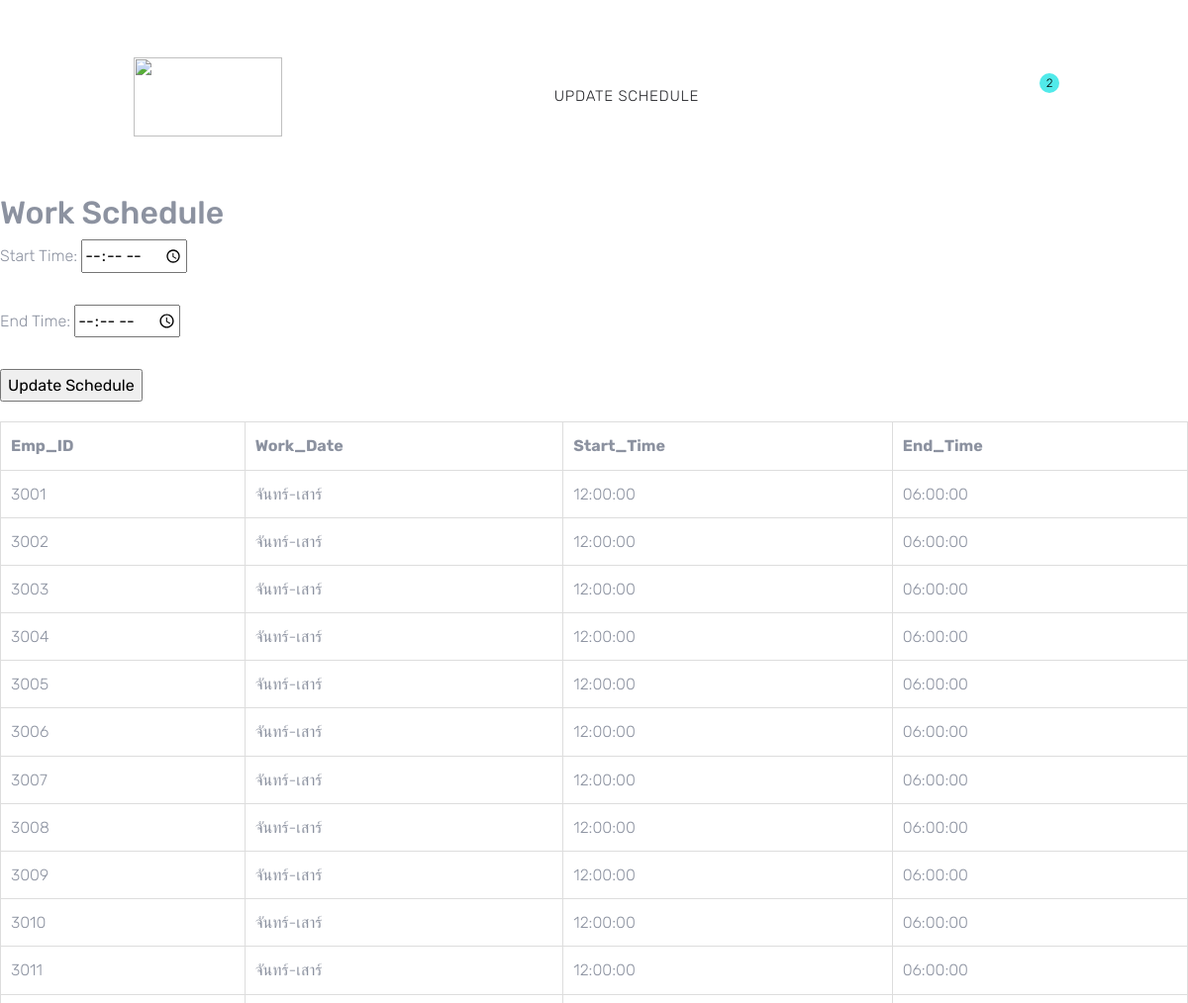
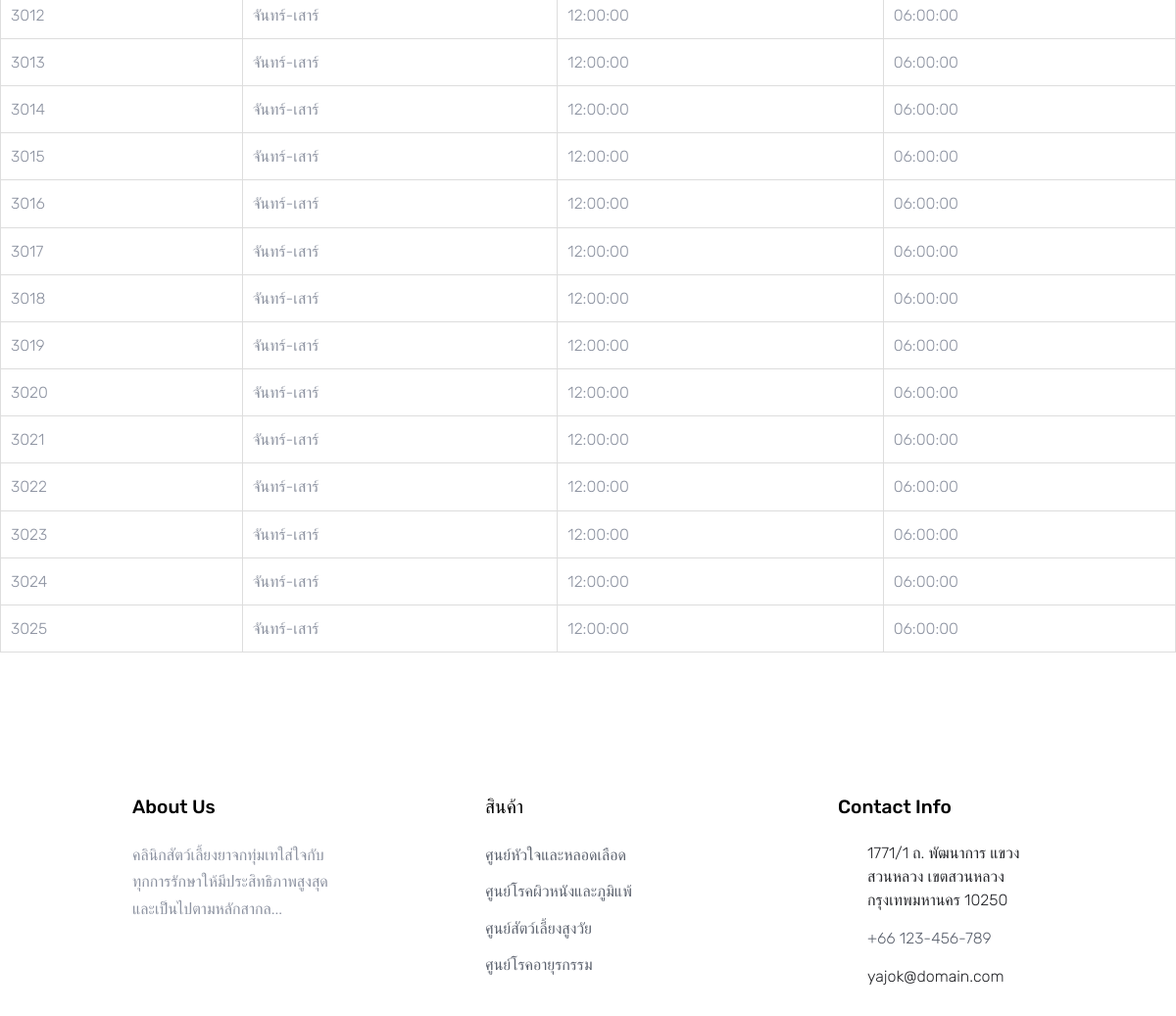
Screenshot of /code/schedule.php with the database file from the repository (2 pictures, top to bottom).
### tables this page shows
CREATE TABLE `work_schedule` (
  `Work_ID` int(11) NOT NULL,
  `Emp_ID` int(11) DEFAULT NULL,
  `Work_Date` varchar(255) DEFAULT NULL,
  `Start_Time` time DEFAULT NULL,
  `End_Time` time DEFAULT NULL
);

### code/schedule.php (the view, shortened to what this page needs)
<?php
$conn = new mysqli('localhost', 'root', '', 'clinics');
$sql = "SELECT Work_ID, Emp_ID, Work_Date, Start_Time, End_Time FROM Work_Schedule";
$result = $conn->query($sql);
?>
<!DOCTYPE html>
<html lang="en">
<head>
  <link rel="stylesheet" href="fonts/icomoon/style.css">
  <link rel="stylesheet" href="css/bootstrap.min.css">
  <link rel="stylesheet" href="css/magnific-popup.css">
  <link rel="stylesheet" href="css/jquery-ui.css">
  <link rel="stylesheet" href="css/owl.carousel.min.css">
  <link rel="stylesheet" href="css/owl.theme.default.min.css">
  <link rel="stylesheet" href="css/aos.css">
  <link rel="stylesheet" href="css/style.css">
</head>
<body>
  <div class="site-wrap">
    <div class="site-navbar py-2">
      <div class="container">
        <div class="d-flex align-items-center justify-content-between">
          <div class="logo">
            <div class="site-logo">
              <a href="home.php" class="js-logo-clone"><img src="./images/YAJOK.png" style="width:150px;height:80px;"></a>
            </div>
          </div>
          <div class="main-nav d-none d-lg-block">
            <nav class="site-navigation text-right text-md-center" role="navigation">
              <ul class="site-menu js-clone-nav d-none d-lg-block">
                <li><a href="#">Update Schedule</a></li>
              </ul>
            </nav>
          </div>
          <div class="icons">
            <a href="#" class="icons-btn d-inline-block js-search-open"><span class="icon-search"></span></a>
            <a href="cart.html" class="icons-btn d-inline-block bag">
              <span class="icon-shopping-bag"></span>
              <span class="number">2</span>
            </a>
          </div>
        </div>
      </div>
    </div>
      <h2>Work Schedule</h2>
      <form action="" method="post">
          <label for="start_time">Start Time:</label>
          <input type="time" id="start_time" name="start_time" required><br><br>
          <label for="end_time">End Time:</label>
          <input type="time" id="end_time" name="end_time" required><br><br>
          <input type="submit" value="Update Schedule">
      </form>
      <?php
      if ($result->num_rows > 0) {
          echo "<table border='1'>
                  <tr>
                      <th>Emp_ID</th>
                      <th>Work_Date</th>
                      <th>Start_Time</th>
                      <th>End_Time</th>
                  </tr>";
          while ($row = $result->fetch_assoc()) {
              echo "<tr>
                      <td>" . $row['Emp_ID'] . "</td>
                      <td>" . $row['Work_Date'] . "</td>
                      <td>" . $row['Start_Time'] . "</td>
                      <td>" . $row['End_Time'] . "</td>
                    </tr>";
          }
          echo "</table>";
      } else {
          echo "<p>No records found</p>";
      }
      ?>
    <footer class="site-footer">
      <div class="container">
        <div class="row">
          <div class="col-md-6 col-lg-3 mb-4 mb-lg-0">
            <div class="block-7">
              <h3 class="footer-heading mb-4">About Us</h3>
              <p>คลินิกสัตว์เลี้ยงยาจกทุ่มเทใส่ใจกับทุกการรักษาให้มีประสิทธิภาพสูงสุด และเป็นไปตามหลักสากล...</p>
            </div>
          </div>
          <div class="col-lg-3 mx-auto mb-5 mb-lg-0">
            <h3 class="footer-heading mb-4">สินค้า</h3>
            <ul class="list-unstyled">
              <li><a href="#">ศูนย์หัวใจและหลอดเลือด</a></li>
              <li><a href="#">ศูนย์โรคผิวหนังและภูมิแพ้</a></li>
              <li><a href="#">ศูนย์สัตว์เลี้ยงสูงวัย</a></li>
              <li><a href="#">ศูนย์โรคอายุรกรรม</a></li>
            </ul>
          </div>
          <div class="col-md-6 col-lg-3">
            <div class="block-5 mb-5">
              <h3 class="footer-heading mb-4">Contact Info</h3>
              <ul class="list-unstyled">
                <li class="address">1771/1 ถ. พัฒนาการ แขวงสวนหลวง เขตสวนหลวง กรุงเทพมหานคร 10250</li>
                <li class="phone"><a href="tel://23923929210">+66 123-456-789</a></li>
                <li class="email">yajok@domain.com</li>
              </ul>
            </div>
          </div>
        </div>
      </div>
    </footer>
  </div>
</body>
</html>

### code/css/style.css (style rules this page uses)
body { line-height: 1.7; color: #8c92a0; font-weight: 300; font-size: 16px; }
.container { width: 80%; margin: 50px auto; }
table { width: 100%; border-collapse: collapse; margin-top: 20px; }
th, td { padding: 10px; border: 1px solid #ddd; text-align: left; }
a { -webkit-transition: .3s all ease; -o-transition: .3s all ease; transition: .3s all ease; }
.site-wrap:before { -webkit-transition: .3s all ease-in-out; -o-transition: .3s all ease-in-out; transition: .3s all ease-in-out; background: rgba(0, 0, 0, 0.6); content: ""; position: absolute; z-index: 2000; top: 0; left: 0; right: 0; bottom: 0; opacity: 0; visibility: hidden; }
.site-footer { padding: 6em 0; }
.site-footer ul li { margin-bottom: 10px; }
.site-footer ul li a { color: #5c626e; }
.site-footer .footer-heading { font-size: 1.2rem; color: #000; margin-bottom: 1rem; }
.site-logo a { text-transform: uppercase; letter-spacing: .2em; font-size: 22px; color: #000 !important; font-weight: 900; }
.icons-btn { display: inline-block; text-align: center; }
.icons-btn span { display: block; height: 40px; width: 40px; line-height: 40px; }
.site-navbar { margin-bottom: 0px; z-index: 1999; position: relative; top: 0; width: 100%; background: #fff; }
.site-navbar a { color: #000; }
.site-navbar .site-navigation .site-menu { margin-left: 0; padding-left: 0; margin-bottom: 0; }
.site-navbar .site-navigation .site-menu a { text-decoration: none !important; font-size: 15px; display: inline-block; }
.site-navbar .site-navigation .site-menu > li { display: inline-block; padding: 10px 5px; }
.site-navbar .site-navigation .site-menu > li > a { padding: 10px 10px; text-transform: uppercase; letter-spacing: .05em; color: #25262a; font-size: 15px; text-decoration: none !important; }
.block-5 ul, .block-5 ul li { list-style: none; padding: 0; margin: 0; line-height: 1.5; }
.block-5 ul li { padding-left: 30px; position: relative; margin-bottom: 15px; color: #25262a; }
.block-5 ul li:before { top: 0; font-family: "icomoon"; content: ""; position: absolute; left: 0; font-size: 20px; line-height: 1; color: #51eaea; }
.block-5 ul li.address:before { content: "\e8b4"; }
.block-5 ul li.email:before { content: "\f0e0"; }
.block-5 ul li.phone:before { content: "\f095"; }
.bag { position: relative; }
.bag .number { position: absolute; top: 0; width: 20px; height: 20px; border-radius: 50%; line-height: 20px; color: #000; font-size: 12px; background: #51eaea; right: -5px; }

### rows the page displays
work_schedule: Emp_ID "3001", Work_Date "จันทร์-เสาร์", Start_Time "12:00:00", End_Time "06:00:00"
work_schedule: Emp_ID "3002", Work_Date "จันทร์-เสาร์", Start_Time "12:00:00", End_Time "06:00:00"
work_schedule: Emp_ID "3003", Work_Date "จันทร์-เสาร์", Start_Time "12:00:00", End_Time "06:00:00"
work_schedule: Emp_ID "3004", Work_Date "จันทร์-เสาร์", Start_Time "12:00:00", End_Time "06:00:00"
work_schedule: Emp_ID "3005", Work_Date "จันทร์-เสาร์", Start_Time "12:00:00", End_Time "06:00:00"
work_schedule: Emp_ID "3006", Work_Date "จันทร์-เสาร์", Start_Time "12:00:00", End_Time "06:00:00"
work_schedule: Emp_ID "3007", Work_Date "จันทร์-เสาร์", Start_Time "12:00:00", End_Time "06:00:00"
work_schedule: Emp_ID "3008", Work_Date "จันทร์-เสาร์", Start_Time "12:00:00", End_Time "06:00:00"
work_schedule: Emp_ID "3009", Work_Date "จันทร์-เสาร์", Start_Time "12:00:00", End_Time "06:00:00"
work_schedule: Emp_ID "3010", Work_Date "จันทร์-เสาร์", Start_Time "12:00:00", End_Time "06:00:00"
work_schedule: Emp_ID "3011", Work_Date "จันทร์-เสาร์", Start_Time "12:00:00", End_Time "06:00:00"
work_schedule: Emp_ID "3012", Work_Date "จันทร์-เสาร์", Start_Time "12:00:00", End_Time "06:00:00"
work_schedule: Emp_ID "3013", Work_Date "จันทร์-เสาร์", Start_Time "12:00:00", End_Time "06:00:00"
work_schedule: Emp_ID "3014", Work_Date "จันทร์-เสาร์", Start_Time "12:00:00", End_Time "06:00:00"
work_schedule: Emp_ID "3015", Work_Date "จันทร์-เสาร์", Start_Time "12:00:00", End_Time "06:00:00"
work_schedule: Emp_ID "3016", Work_Date "จันทร์-เสาร์", Start_Time "12:00:00", End_Time "06:00:00"
work_schedule: Emp_ID "3017", Work_Date "จันทร์-เสาร์", Start_Time "12:00:00", End_Time "06:00:00"
work_schedule: Emp_ID "3018", Work_Date "จันทร์-เสาร์", Start_Time "12:00:00", End_Time "06:00:00"
work_schedule: Emp_ID "3019", Work_Date "จันทร์-เสาร์", Start_Time "12:00:00", End_Time "06:00:00"
work_schedule: Emp_ID "3020", Work_Date "จันทร์-เสาร์", Start_Time "12:00:00", End_Time "06:00:00"
work_schedule: Emp_ID "3021", Work_Date "จันทร์-เสาร์", Start_Time "12:00:00", End_Time "06:00:00"
work_schedule: Emp_ID "3022", Work_Date "จันทร์-เสาร์", Start_Time "12:00:00", End_Time "06:00:00"
work_schedule: Emp_ID "3023", Work_Date "จันทร์-เสาร์", Start_Time "12:00:00", End_Time "06:00:00"
work_schedule: Emp_ID "3024", Work_Date "จันทร์-เสาร์", Start_Time "12:00:00", End_Time "06:00:00"
work_schedule: Emp_ID "3025", Work_Date "จันทร์-เสาร์", Start_Time "12:00:00", End_Time "06:00:00"
